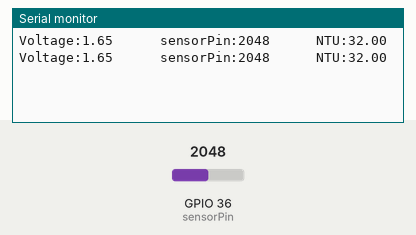
Bench run of a sketch on a simulated ESP32. Shown: the last lines printed to the serial monitor. The test bench sets the inputs (shaded band); at power-on: GPIO 36 (sensorPin) = 2048.

Above: at 1.2 s.
1.3 s: GPIO 36 (sensorPin) set to 2866
At 2.7 s:
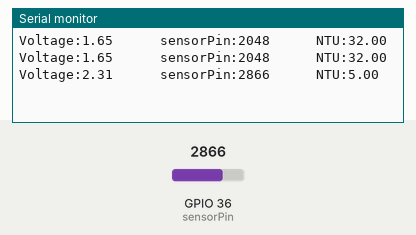
2.8 s: GPIO 36 (sensorPin) set to 3603
At 4.0 s:
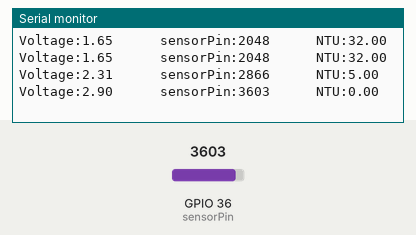
Timing chart, 0 to 5.8 s (numbered marks = the images above; inputs shaded):
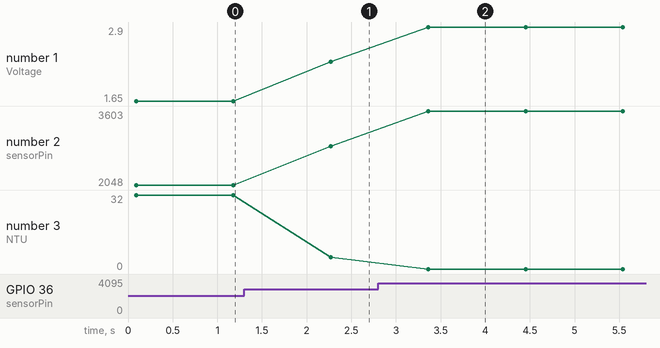

The sketch:

ESP32_Turbidity-test.ino
```cpp
// Turbidity Sensor variable.
int sensorPin = 36, Vclear = 2.00;
float volt, sensVal;
float ntu;
int samples = 800;

void setup() {
  Serial.begin(9600);
}
void loop() {
  turbidity();

  delay(1000);
}


/**********************************************************************/
//FUNTIONS
/**********************************************************************/
void turbidity() {
  volt = 0;
  for (int i = 0; i < samples; i++) {
    //        volt += ((float)analogRead(sensorPin)/1023)*5;
    volt += ((float)analogRead(sensorPin) / 4095) * 3.3;
  }
  volt = volt / samples;

  volt = round_to_dp(volt, 2);
  if (volt < 0.605) {  //when it is half of the cleaniest value which is 2.42. half is 1.21. then say that it is very dirty.
    //    ntu = 3000;  //very dirty water
    ntu = 100;  //very dirty water 100% dirty// mapped into percentages.

  } else {
    //    ntu = -1120.4 * sq(volt) + 5742.3 * volt - 4353.8; //in NTU.
    sensVal = constrain((float)analogRead(sensorPin), 0, 3011); //3011 is the highest analog value we have gotten from the sensor
    ntu = map(sensVal, 0, 3011, 100, 0);  //in percentege. // Map this value from 0 - 3011 to 100 and 0 in percentage so that it becomes percentage of cleanliness.
    //    ntu = 100 - (volt / Vclear) * 100; //in percentege.
    if (ntu < 0.00) {
      ntu = 0.00;
    }
  }

  Serial.print("Voltage:");
  Serial.print(volt);
  Serial.print("      ");
  Serial.print("sensorPin:");
  Serial.print(analogRead(sensorPin));
  Serial.print("      ");
  Serial.print("NTU:");
  Serial.println(ntu);
}
float round_to_dp(float in_value, int decimal_place) {
  float multiplier = powf(10.0f, decimal_place);
  in_value = roundf(in_value * multiplier) / multiplier;
  return in_value;
}
```

Measured:
- after the input at 1.3 s, the serial monitor: prints a new line after 0.97 s (image 1)
- after the input at 2.8 s, the serial monitor: prints a new line after 0.56 s (image 2)
- plotted number 1: 1.65 → 2.31 after the input at 1.3 s, 2.31 → 2.9 after the input at 2.8 s
- plotted number 2: 2048 → 2866 after the input at 1.3 s, 2866 → 3603 after the input at 2.8 s
- plotted number 3: 32 → 5 after the input at 1.3 s, 5 → 0 after the input at 2.8 s
